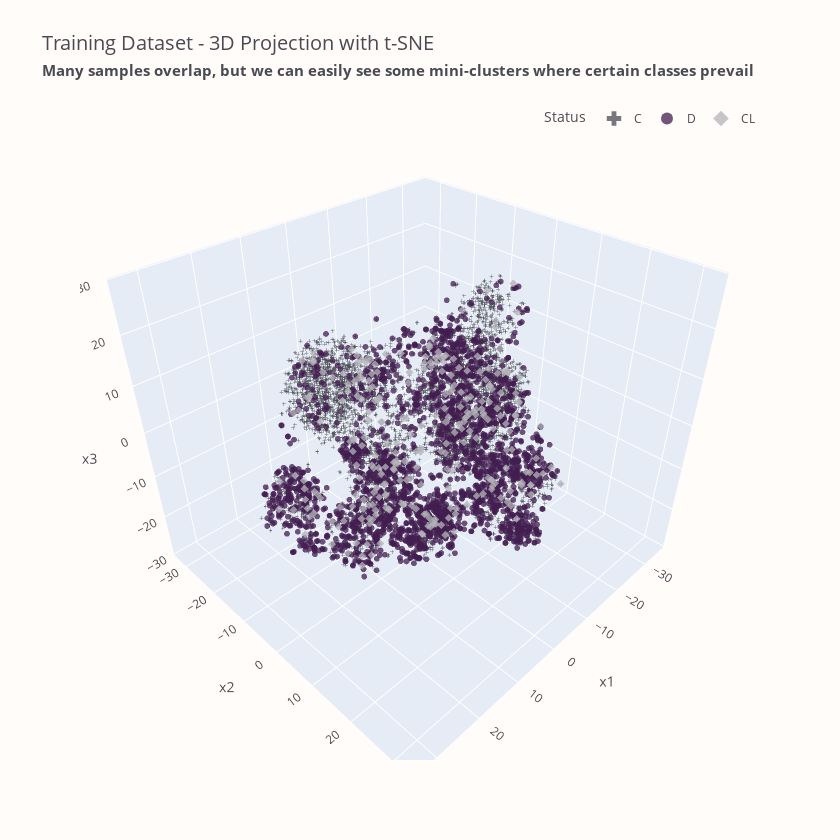

This figure's notebook cell:
### Code cell
fig = px.scatter_3d(
    tsne3d_frame,
    x="x1",
    y="x2",
    z="x3",
    color="Status",
    color_discrete_sequence=COLOR_SCHEME,
    symbol="Status",
    symbol_sequence=("cross", "circle", "diamond"),
    category_orders={"Status": ("C", "D", "CL")},
    opacity=0.75,
    height=840,
    width=840,
    title="Training Dataset - 3D Projection with t-SNE<br>"
    "<span style='font-size: 75%; font-weight: bold;'>"
    "Many samples overlap, but we can easily see some mini-clusters where "
    "certain classes prevail</span>",
)
fig.update_traces(marker_size=2)
fig.update_layout(legend=dict(y=0.95, x=1, itemsizing="constant", title="Status"))
fig.show()

### Figure 1 — Plotly figure (JSON) as saved in the notebook; plotly's stock layout.template omitted (floating-point values rounded to 4 significant figures; data arrays with more than 128 entries replaced by an {"elided": "..."} marker saying what was removed)
{"data": [{"hovertemplate": "Status=C<br>x1=%{x}<br>x2=%{y}<br>x3=%{z}<extra></extra>", "legendgroup": "C", "marker": {"color": "#4A4B52", "opacity": 0.75, "size": 2, "symbol": "cross"}, "mode": "markers", "name": "C", "scene": "scene", "showlegend": true, "type": "scatter3d", "x": {"elided": "4965 float values"}, "y": {"elided": "4965 float values"}, "z": {"elided": "4965 float values"}}, {"hovertemplate": "Status=D<br>x1=%{x}<br>x2=%{y}<br>x3=%{z}<extra></extra>", "legendgroup": "D", "marker": {"color": "#421D4F", "opacity": 0.75, "size": 2, "symbol": "circle"}, "mode": "markers", "name": "D", "scene": "scene", "showlegend": true, "type": "scatter3d", "x": {"elided": "2665 float values"}, "y": {"elided": "2665 float values"}, "z": {"elided": "2665 float values"}}, {"hovertemplate": "Status=CL<br>x1=%{x}<br>x2=%{y}<br>x3=%{z}<extra></extra>", "legendgroup": "CL", "marker": {"color": "#B3B3B8", "opacity": 0.75, "size": 2, "symbol": "diamond"}, "mode": "markers", "name": "CL", "scene": "scene", "showlegend": true, "type": "scatter3d", "x": {"elided": "275 float values"}, "y": {"elided": "275 float values"}, "z": {"elided": "275 float values"}}], "layout": {"height": 840, "legend": {"itemsizing": "constant", "title": {"text": "Status"}, "tracegroupgap": 0, "x": 1, "y": 0.95}, "scene": {"domain": {"x": [0, 1], "y": [0, 1]}, "xaxis": {"title": {"text": "x1"}}, "yaxis": {"title": {"text": "x2"}}, "zaxis": {"title": {"text": "x3"}}}, "title": {"text": "Training Dataset - 3D Projection with t-SNE<br><span style='font-size: 75%; font-weight: bold;'>Many samples overlap, but we can easily see some mini-clusters where certain classes prevail</span>"}, "width": 840}}
